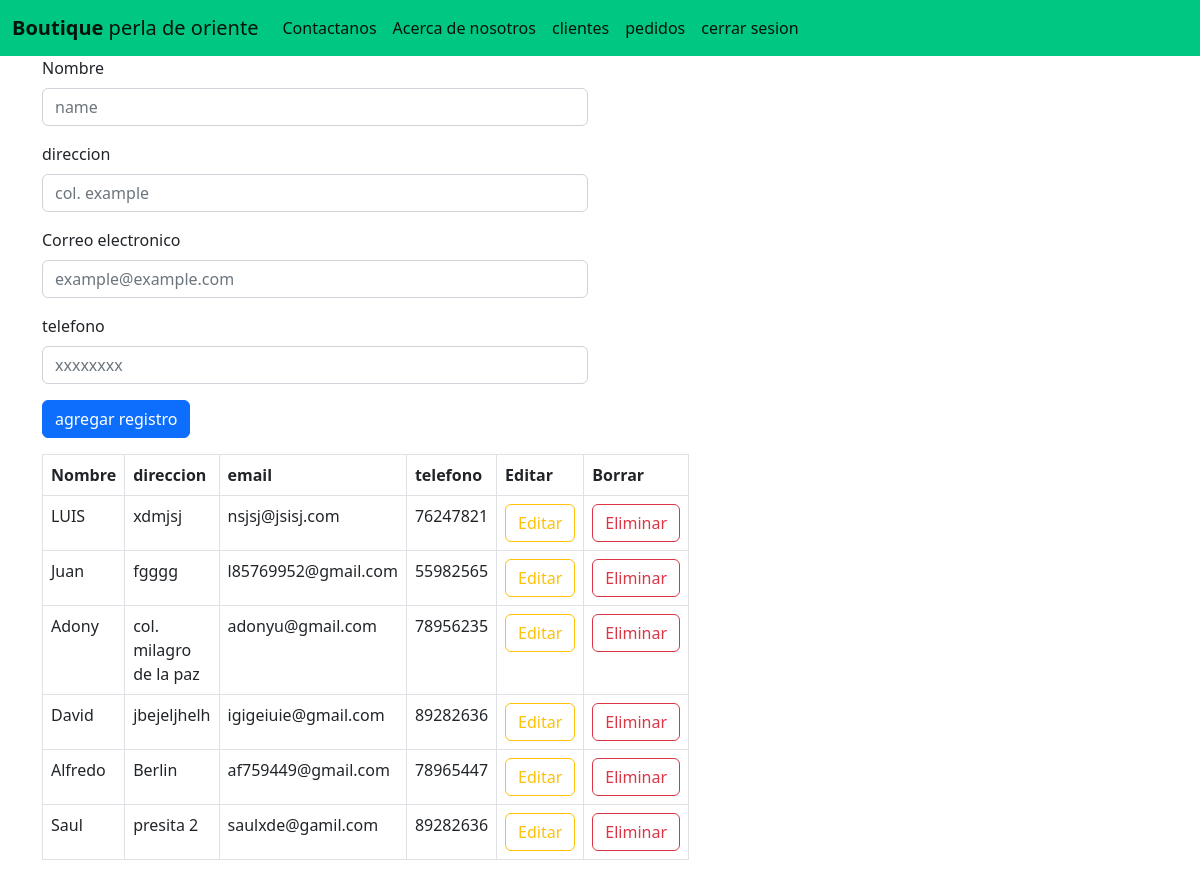
/clientes/, run on an earlier commit of the app's database.
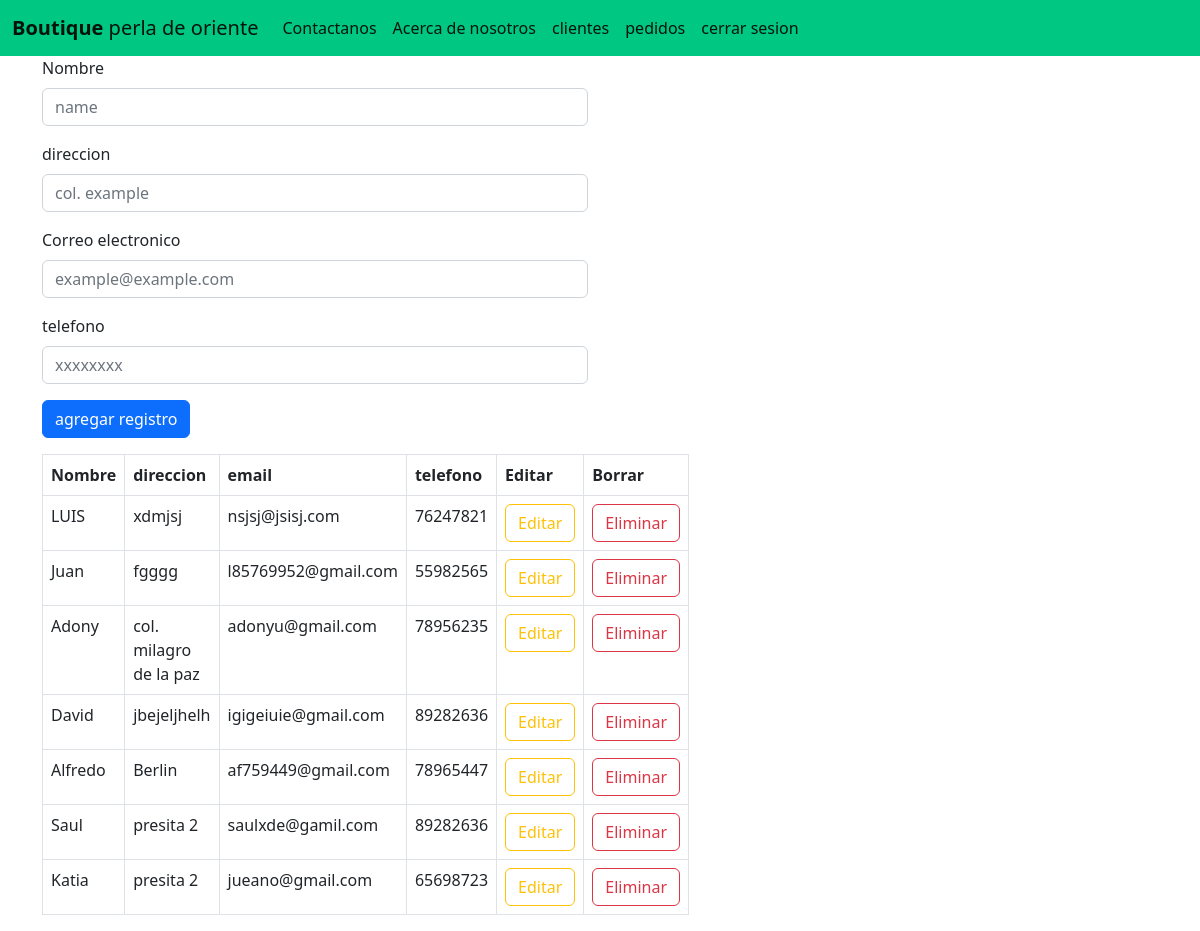
And on a later commit of the database.
### app_tablas/models.py (models this page shows, shortened)
class Cliente(models.Model):
    nombre = models.CharField(max_length=50)
    direccion = models.CharField(max_length=80)
    email = models.EmailField()
    tfno = models.CharField(max_length=9)

### app_tablas/views.py (the view)
# urls.py: path('clientes/', clientes),
def clientes(request):
    cliente = Cliente.objects.all()
    return render(request, "clientes.html", {"cliente":cliente})

### app_tablas/Templates/clientes.html (shortened to what this page needs)
{%load static%}
<!DOCTYPE html>
<head>
    <link href="{%static 'lib/bootstrap/css/bootstrap.css'%}" rel="stylesheet" >
<body>
    <nav class="navbar  navbar-expand" style="background-color: #00c781;">
        <div class="container-fluid">
          <a class="navbar-brand" href="/principal"><b>Boutique</b> perla de oriente</a>
              <ul class="navbar-nav me-auto mb-2 mb-lg-0">
                <li class="nav-item">
                  <a class="nav-link active" aria-current="page" href="/contacto">Contactanos</a>
                </li>
                <li class="nav-item">
                  <a class="nav-link active" href="/about">Acerca de nosotros</a>
                </li>
                <li class="nav-item">
                  <a class="nav-link active" href="/clientes">clientes</a>
                </li>
                <li class="nav-item">
                  <a class="nav-link active" href="/pedidos">pedidos</a>
                </li>
                <li class="nav-item">
                  <a class="nav-link active" href="/cerrarsesion/">cerrar sesion</a>
                </li>
          </div>
      </nav>
{% block content%}
      <div class="container text-centyer">
        <div class="row">
          <div class="col-6 ">
            <form action="/regclientes/", method="post">{% csrf_token %}
              <div class="mb-3">
                <label for="exampleFormControlInput1" class="form-label">Nombre</label>
                <input type="text" class="form-control" name="name1"  id="name1" placeholder="name">
              </div>
              <div class="mb-3">
                <label for="exampleFormControlInput1" class="form-label">direccion</label>
                <input type="text" class="form-control" name="dic1" id="dic1" placeholder="col. example">
              </div>
              <div class="mb-3">
                <label for="exampleFormControlInput1" class="form-label">Correo electronico</label>
                <input type="email" class="form-control" name="ema1"  id="ema1"placeholder="example@example.com">
              </div>
              <div class="mb-3">
                <label for="exampleFormControlInput1" class="form-label">telefono</label>
                <input type="text" class="form-control" name="tfno1" id="tfno1" placeholder="xxxxxxxx">
              </div>
              <div class="col-auto">
            <button type="submit" class="btn btn-primary mb-3">agregar registro</button>
          </div>
        </form>
            <table id="mostrar" class="table table-bordered table-hover">
              <thead>
                <tr>
                <th>Nombre</th>
                <th>direccion</th>
                <th>email</th>
                <th>telefono</th>
                <th>Editar</th>
                <th>Borrar</th>
              </tr>
              </thead>
              <tbody>
                {%for cli in cliente %}
                <tr>
                  <td>{{cli.nombre}}</td>
                  <td>{{cli.direccion}}</td>
                  <td>{{cli.email}}</td>
                  <td>{{cli.tfno}}</td>
                  <td><a href="/editclientes/{{cli.id}}" class="btn btn-outline-warning">Editar</a></td>
                  <td><a href="/elimclientes/{{cli.id}}" class="btn btn-outline-danger">Eliminar</a></td>
                  {% endfor %}
                </tr>
              </tbody>
            </table>
          </div>
        </div>
      </div>
      {% endblock %}
</body>

What changed in the data, as far as the page shows it:
added Cliente: nombre "Katia", direccion "presita 2", email "jueano@gmail.com", tfno "65698723"
